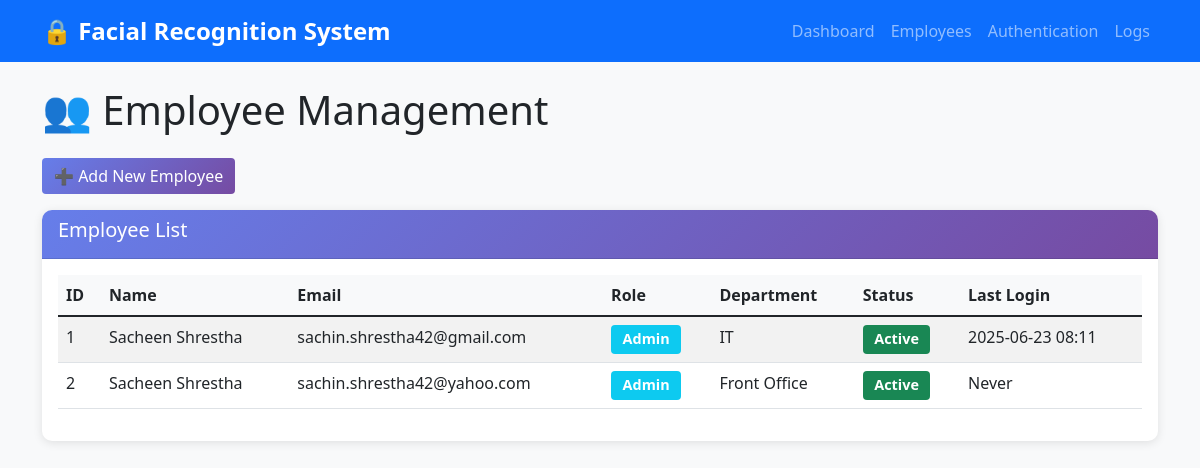
The page /employees on the database its author committed.
### models.py (models this page shows, shortened)
class Employee(db.Model):
    __tablename__ = 'employee'
    employee_id = db.Column(db.Integer, primary_key=True, autoincrement=True)
    role_id = db.Column(db.Integer, db.ForeignKey('role.role_id'), nullable=False)
    first_name = db.Column(db.String(50), nullable=False)
    last_name = db.Column(db.String(50), nullable=False)
    email = db.Column(db.String(100), unique=True, nullable=False)
    department = db.Column(db.String(50))
    last_login = db.Column(db.DateTime)
    is_active = db.Column(db.Boolean, default=True)
    biometric_data = db.relationship('BiometricData', backref='employee', lazy=True)
    authentication_logs = db.relationship('AuthenticationLog', backref='employee', lazy=True)
    @property
    def full_name(self):
        return f"{self.first_name} {self.last_name}"

class Role(db.Model):
    __tablename__ = 'role'
    role_id = db.Column(db.Integer, primary_key=True, autoincrement=True)
    role_name = db.Column(db.String(50), nullable=False)
    description = db.Column(db.String(200))
    security_level = db.Column(db.Integer, nullable=False)
    max_attempts = db.Column(db.Integer, default=3)
    can_enroll_others = db.Column(db.Boolean, default=False)
    employees = db.relationship('Employee', backref='role', lazy=True)

### app.py (the view)
@app.route('/employees')
def employees():
    employees_list = db.session.query(Employee, Role).join(Role).all()
    roles = Role.query.all()
    return render_template('employees.html', employees=employees_list, roles=roles)

### templates/employees.html (shortened to what this page needs)
{% extends "base.html" %}
{% block content %}
<h1 class="mb-4">👥 Employee Management</h1>
<button class="btn btn-primary mb-3" data-bs-toggle="modal" data-bs-target="#addEmployeeModal">
    ➕ Add New Employee
</button>
<div class="card">
    <div class="card-header">
        <h5>Employee List</h5>
    </div>
    <div class="card-body">
        <table class="table table-striped">
            <thead>
                <tr>
                    <th>ID</th>
                    <th>Name</th>
                    <th>Email</th>
                    <th>Role</th>
                    <th>Department</th>
                    <th>Status</th>
                    <th>Last Login</th>
                </tr>
            </thead>
            <tbody>
                {% for employee, role in employees %}
                <tr>
                    <td>{{ employee.employee_id }}</td>
                    <td>{{ employee.full_name }}</td>
                    <td>{{ employee.email }}</td>
                    <td><span class="badge bg-info">{{ role.role_name }}</span></td>
                    <td>{{ employee.department }}</td>
                    <td>
                        <span class="badge {% if employee.is_active %}bg-success{% else %}bg-danger{% endif %}">
                            {{ 'Active' if employee.is_active else 'Inactive' }}
                        </span>
                    </td>
                    <td>{{ employee.last_login.strftime('%Y-%m-%d %H:%M') if employee.last_login else 'Never' }}</td>
                </tr>
                {% endfor %}
            </tbody>
        </table>
    </div>
</div>
{% endblock %}

### static/style.css (style rules this page uses)
body { background-color: #f8f9fa; font-family: 'Segoe UI', Tahoma, Geneva, Verdana, sans-serif; }
.card { border: none; border-radius: 10px; box-shadow: 0 2px 10px rgba(0,0,0,0.1); margin-bottom: 20px; }
.card-header { background: linear-gradient(135deg, #667eea 0%, #764ba2 100%); color: white; border-radius: 10px 10px 0 0 !important; font-weight: bold; }
.table th { background-color: #f8f9fa; font-weight: 600; border-top: none; }
.badge { font-size: 0.9em; padding: 0.5em 0.8em; }
.btn-primary { background: linear-gradient(135deg, #667eea 0%, #764ba2 100%); border: none; }

### rows shown on the page
Employee: employee_id "1", full_name "Sacheen Shrestha", email "sachin.shrestha42@gmail.com", role_name "Admin", department "IT", is_active "Active", last_login "2025-06-23 08:11"
Employee: employee_id "2", full_name "Sacheen Shrestha", email "sachin.shrestha42@yahoo.com", role_name "Admin", department "Front Office", is_active "Active", last_login "Never"
